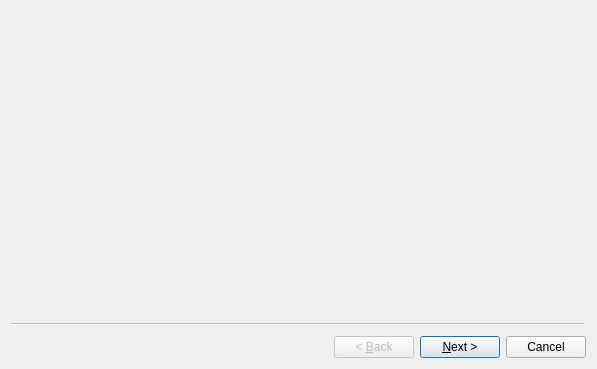
<?xml version="1.0" encoding="UTF-8"?>
<ui version="4.0">
 <class>MTWizardAddContract</class>
 <widget class="QWizard" name="MTWizardAddContract">
  <property name="geometry">
   <rect>
    <x>0</x>
    <y>0</y>
    <width>597</width>
    <height>369</height>
   </rect>
  </property>
  <property name="windowTitle">
   <string>Wizard</string>
  </property>
  <widget class="MTPageAddContract" name="wizardPage1">
   <attribute name="pageId">
    <string notr="true">0</string>
   </attribute>
  </widget>
  <widget class="MTPageImportContract" name="wizardPage2">
   <attribute name="pageId">
    <string notr="true">1</string>
   </attribute>
  </widget>
  <widget class="MTPageCreateContract" name="wizardPage3">
   <attribute name="pageId">
    <string notr="true">2</string>
   </attribute>
  </widget>
 </widget>
 <customwidgets>
  <customwidget>
   <class>MTPageAddContract</class>
   <extends>QWizardPage</extends>
   <header>pageaddcontract.h</header>
   <container>1</container>
  </customwidget>
  <customwidget>
   <class>MTPageImportContract</class>
   <extends>QWizardPage</extends>
   <header>pageimportcontract.h</header>
   <container>1</container>
  </customwidget>
  <customwidget>
   <class>MTPageCreateContract</class>
   <extends>QWizardPage</extends>
   <header>pagecreatecontract.h</header>
   <container>1</container>
  </customwidget>
 </customwidgets>
 <resources/>
 <connections/>
</ui>
